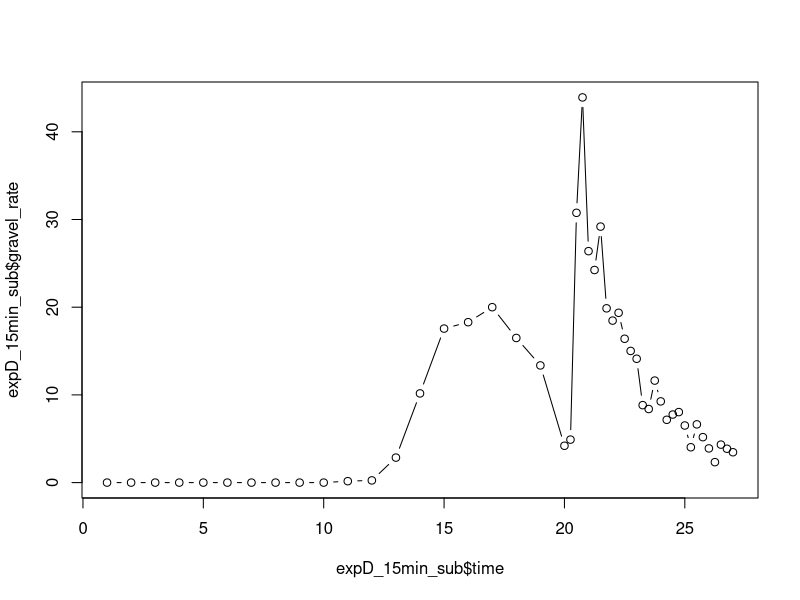
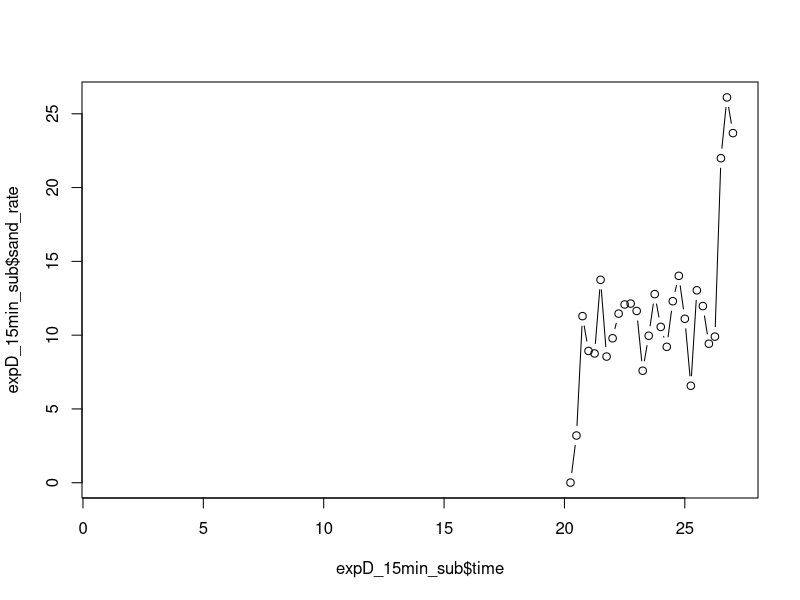
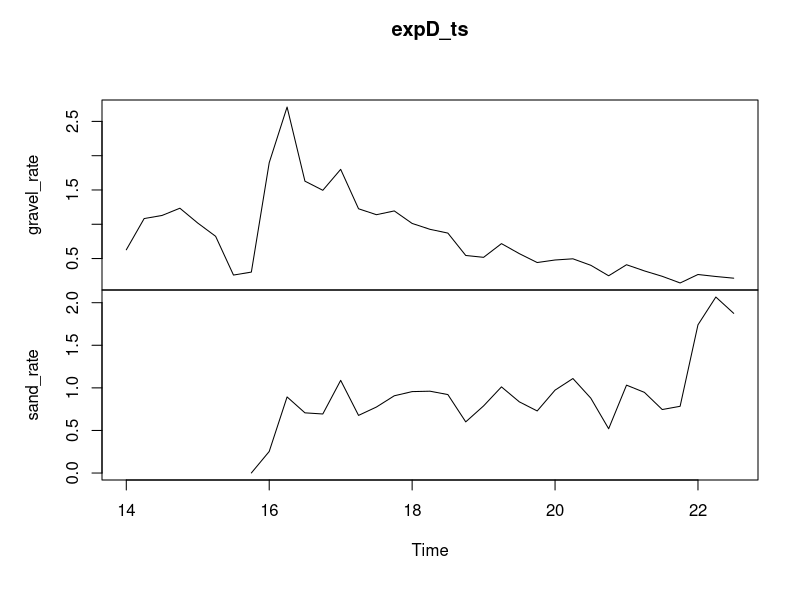

Write R code to recreate these figures, in order. (Note: this script raises an error after producing the figures.)

# Read Marwan's data, subset and rename 5 columns ------------------------------

# Load Experiment D. Gravel feed begins at 10.83 g/ms and decreases to 0 g/ms,
# while the sand feed starts at 0 g/ms and increases to 10.83 g/ms. The
# experiment was run for 77 hrs with a data point every 15 min

expD_15min <- read.csv("ExpD-15min.csv", header=TRUE)
head(expD_15min)
expD_15min_sub <- expD_15min[,c(2,6,9,8,10)]
head(expD_15min_sub)
colnames(expD_15min_sub) <- c("time","gravel_rate","gravel_feed","sand_rate","sand_feed")
head(expD_15min_sub)
tail(expD_15min_sub)
expD_15min_sub <- expD_15min_sub[1:48,]
expD_15min_sub$sand_rate <- ifelse(is.na(expD_15min_sub$sand_feed) & expD_15min_sub$sand_rate == 0, NA, expD_15min_sub$sand_rate)
#good <- complete.cases(expD_15min_sub)
#expD_15min_sub <- expD_15min_sub[good,]
#expD_15min_sub <- expD_15min_sub[16:263,]
#head(expD_15min_sub)

plot(expD_15min_sub$time,expD_15min_sub$gravel_rate,type="b")
plot(expD_15min_sub$time,expD_15min_sub$sand_rate,type="b")

# Scale the data by the RMS of the distribution:
expD_dat <- expD_15min_sub[14:48,c(2,4)]
norm_expD_dat <- sqrt(colMeans(expD_dat^2,na.rm=T))
expD_dat_n <- sweep(expD_dat, 2, norm_expD_dat, "/")

# Create the timeseries:
expD_ts <- ts(data = expD_dat_n, start = 14, frequency = 4)
head(expD_ts)
tail(expD_ts)
#expD_ts[,2] <- ifelse(expD_ts[,2]==0,NA,expD_ts[,2])
plot(expD_ts)

# Set window length (see Golyandina, N., Korobeynikov, A., Shlemov, A., Usevich,
# K., 2013. Multivariate and 2D Extensions of Singular Spectrum Analysis with the
# Rssa Package. arXiv. doi:10.18637/jss.v067.i02):
N_expD <- length(expD_ts[,1])
s_expD <- length(expD_ts[1,])
window_length <- round(s_expD*(N_expD+1)/(s_expD+1))
print(window_length)


# Basic MSSA -------------------------------------------------------------------

s_expD <- ssa(expD_ts, L=window_length, kind="mssa") # Create an SSA object
s_expD # Look inside the SSA object for relevant details
plot(s_expD) # These are the eignevalues
plot(s_expD, type = "vectors", idx = 1:14) # These are the first eigenvectors given by the vector indicies
plot(s_expD, type = "paired", idx = 1:14, plot.contrib = FALSE) # These are the pairs of eigenvectors -- the 'groups' arguement specifies the grouping plot
plot(wcor(s_expD)) # This produces a w-correlation matrix
grouping.auto(s_expD, grouping.method = c("wcor"))

# Stop an determine the eigenvectors that represent the trend:
s_expD_recon <- reconstruct(s_expD, groups = list(1)) #list the eigenvectors that represent the trend -- "s_expD_recon" contains the residuals
expD_trend <- s_expD_recon$F1 #feature vector 1 (F1) represents eignevector 1, while F2 represents eigenvector 2... add additional vectors as needed if the trend is represented by multiple eigenvectos (e.g. s_expD_recon$F1 + s_expD_recon$F2...)
plot(expD_trend) #plot the trend
plot(expD_ts)

# Stop an determine the eigenvectors that represent the trend:
s_expD_res <- residuals(s_expD_recon) # Extract the residuals
plot(s_expD_res) # Plot the results and look for cyclical behavoir in the data
period_expD <- spec.pgram(s_expD_res, detrend = FALSE, log = "no") # Plot a periodogram and look for periods in the data
period_expD # Looks like 3 hour period for gravel and 3.8 hours for sand

# Stop and determine the best choice for L:
s2_expD <- ssa(s_expD_res, L=window_length, kind="mssa") # for better seperatebility, set "L" to the maximium value of "N/2" and evenly divisible by the period
plot(s2_expD) #these are the eignevalues
plot(s2_expD, type = "vectors", idx = 1:12)
plot(s2_expD, type = "paired", idx =1:12, plot.contrib = FALSE)
plot(wcor(s2_expD, groups = as.list(1:16)))

grouping.auto(s2_expD, grouping.method = c("wcor"))

# Stop an determine the eigenvectors that represent the seasonal component:
seasons_expD <- reconstruct(s2_expD, groups = list(c(5:6)))
parestimate(s2_expD, groups = list(c(5:6), method = "esprit"))
plot(seasons_expD)
saveRDS(seasons_expD, "output/seasons_expD.rds")

# For convience, repeat the reconstruction in one step:
recon_expD <- reconstruct(s_expD,
                     groups = list(Trend = 1, Seasonality = c(c(6:7))))

recon_expD_final <- plot(recon_expD, plot.method = "xyplot", superpose = FALSE,
     auto.key = list(columns = 3),
     col = c("blue", "green", "red", "violet"),
     lty = c(rep(1, 4), rep(2, 4), rep(3, 4)))

print(recon_expD_final)
saveRDS(recon_expD_final, "output/recon_expD_final.rds")


# Examine the noise ------------------------------------------------------------

# Noise Envelope:
res_expD <- residuals(recon_expD) #extract the residuals
env_expD <- ssa(res_expD^2, L=12)
rsd_expD <- sqrt(reconstruct(env_expD, groups=list(1))$F1)

par(mfrow=c(2,1))
g.noise.plot(res_expD,rsd_expD)
s.noise.plot(res_expD,rsd_expD)

saveRDS(res_expD, "output/res_expD.rds")
saveRDS(rsd_expD, "output/rsd_expD.rds")


# Test for white noise
parestimate(s_expD, groups = list(Trend = 1:2, Seasonality = c(c(3,6),4:5)),method = "esprit")

# https://robjhyndman.com/hyndsight/ljung-box-test/ For seasonal time series,
# use h = min(2m,T/5) where T = length of record; m = period of seasonality; h =
# no. lags to test

Box.test(rsd_expD[,1],type="Ljung",lag=6)
# Reject the null hypothesis...The gravel data are not independently distributed; they exhibit serial correlation

Box.test(rsd_expD[,2],type="Ljung",lag=6)
# Reject the null hypothesis...The sand data are not independently distributed; they exhibit serial correlation


boot.mean <- function(x,i){boot.mean <- mean(x[i])}

gres_boot_expD <- boot(abs(rsd_expD[,1]), boot.mean, R = 10000)
print(gres_boot_expD)
sres_boot_expD <- boot(abs(rsd_expD[,2]), boot.mean, R = 10000)
print(sres_boot_expD)

# Transform data to orginal units ----------------------------------------------

gravel_signal_n <- data.frame(gravel_signal = expD_trend[,1] + seasons_expD$F1[,1])
gravel_signal <- gravel_signal_n * norm_expD_dat[1]

sand_signal_n <- data.frame(sand_signal = expD_trend[,2] + seasons_expD$F1[,2] )
sand_signal <- sand_signal_n * norm_expD_dat[2]

gravel_noise_n <- data.frame(gravel_noise = rsd_expD[,1])
gravel_noise <- gravel_noise_n * norm_expD_dat[1]

sand_noise_n <- data.frame(sand_noise = rsd_expD[,2])
sand_noise <- sand_noise_n * norm_expD_dat[2]

gravel_trend_n <- data.frame(gravel_trend = expD_trend[,1])
gravel_trend <- gravel_trend_n * norm_expD_dat[1]

sand_trend_n <- data.frame(sand_trend = expD_trend[,2])
sand_trend <- sand_trend_n * norm_expD_dat[2]

expD_15min_sub <- expD_15min_sub[14:48,]

expD_15min_output <- merge.zoo(gravel_signal,sand_signal,gravel_noise,sand_noise,expD_15min_sub$gravel_rate,expD_15min_sub$sand_rate,expD_15min_sub$gravel_feed,expD_15min_sub$sand_feed)
names(expD_15min_output) <- c("gravel_signal","sand_signal","gravel_noise","sand_noise","gravel_rate","sand_rate","gravel_feed","sand_feed")
expD_15min_output$lower_gravel <- expD_15min_output[,1] - expD_15min_output[,3]
expD_15min_output$upper_gravel <- expD_15min_output[,1] + expD_15min_output[,3]
expD_15min_output$lower_sand <- expD_15min_output[,2] - expD_15min_output[,4]
expD_15min_output$upper_sand <- expD_15min_output[,2] + expD_15min_output[,4]

plot_lims <- ifelse(is.na(expD_15min_output),0,expD_15min_output)
plot(expD_15min_output$gravel_signal, ylim = c(min(plot_lims),max(plot_lims)), ylab = "Rate (g/ms)", xlab = "Time (hrs)",type = "l",lwd=2,main="Exp D")
lines(expD_15min_output$sand_signal,lwd=2,col="red")
lines(expD_15min_output$upper_gravel,lty=2)
lines(expD_15min_output$lower_gravel,lty=2)
points(expD_15min_output$gravel_rate,pch=1,cex=.5)
lines(expD_15min_output$gravel_feed,type="l",lty=3)
lines(expD_15min_output$upper_sand,lty=2,col="red")
lines(expD_15min_output$lower_sand,lty=2,col="red")
points(expD_15min_output$sand_rate,pch=1,cex=.5,col="red")
lines(expD_15min_output$sand_feed,type="l",lty=3,col="red")

# Output data
write.csv(expD_15min_output,"expD_15min_out.csv")

mean(expD_15min_output$gravel_rate / expD_15min_output$gravel_noise)
